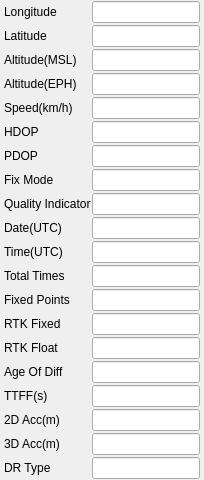
  <widget class="QDockWidget" name="rightDockWidget">
   <property name="font">
    <font>
     <family>Arial</family>
     <pointsize>9</pointsize>
    </font>
   </property>
   <property name="acceptDrops">
    <bool>true</bool>
   </property>
   <property name="features">
    <set>QDockWidget::AllDockWidgetFeatures</set>
   </property>
   <property name="allowedAreas">
    <set>Qt::LeftDockWidgetArea|Qt::RightDockWidgetArea</set>
   </property>
   <property name="windowTitle">
    <string>Data Dock</string>
   </property>
   <attribute name="dockWidgetArea">
    <number>2</number>
   </attribute>
   <widget class="QWidget" name="dockWidgetContents_2">
    <property name="sizePolicy">
     <sizepolicy hsizetype="Minimum" vsizetype="Preferred">
      <horstretch>0</horstretch>
      <verstretch>0</verstretch>
     </sizepolicy>
    </property>
    <layout class="QFormLayout" name="formLayout">
     <property name="horizontalSpacing">
      <number>1</number>
     </property>
     <property name="verticalSpacing">
      <number>2</number>
     </property>
     <property name="leftMargin">
      <number>4</number>
     </property>
     <property name="topMargin">
      <number>1</number>
     </property>
     <property name="rightMargin">
      <number>4</number>
     </property>
     <property name="bottomMargin">
      <number>1</number>
     </property>
     <item row="0" column="0">
      <widget class="QLabel" name="longitude_Label">
       <property name="font">
        <font>
         <family>Arial</family>
         <pointsize>9</pointsize>
        </font>
       </property>
       <property name="styleSheet">
        <string notr="true">border:0px</string>
       </property>
       <property name="text">
        <string>Longitude</string>
       </property>
      </widget>
     </item>
     <item row="0" column="1">
      <widget class="QLineEdit" name="longitude_LineEdit">
       <property name="sizePolicy">
        <sizepolicy hsizetype="Minimum" vsizetype="Fixed">
         <horstretch>0</horstretch>
         <verstretch>0</verstretch>
        </sizepolicy>
       </property>
       <property name="font">
        <font>
         <family>Arial</family>
         <pointsize>9</pointsize>
        </font>
       </property>
       <property name="readOnly">
        <bool>true</bool>
       </property>
      </widget>
     </item>
     <item row="1" column="0">
      <widget class="QLabel" name="latitude_Label">
       <property name="font">
        <font>
         <family>Arial</family>
         <pointsize>9</pointsize>
        </font>
       </property>
       <property name="styleSheet">
        <string notr="true">border:0px</string>
       </property>
       <property name="text">
        <string>Latitude</string>
       </property>
      </widget>
     </item>
     <item row="1" column="1">
      <widget class="QLineEdit" name="latitude_LineEdit">
       <property name="sizePolicy">
        <sizepolicy hsizetype="Minimum" vsizetype="Fixed">
         <horstretch>0</horstretch>
         <verstretch>0</verstretch>
        </sizepolicy>
       </property>
       <property name="font">
        <font>
         <family>Arial</family>
         <pointsize>9</pointsize>
        </font>
       </property>
       <property name="readOnly">
        <bool>true</bool>
       </property>
      </widget>
     </item>
     <item row="2" column="0">
      <widget class="QLabel" name="altitude_Label">
       <property name="font">
        <font>
         <family>Arial</family>
         <pointsize>9</pointsize>
        </font>
       </property>
       <property name="styleSheet">
        <string notr="true">border:0px</string>
       </property>
       <property name="text">
        <string>Altitude(MSL)</string>
       </property>
      </widget>
     </item>
     <item row="2" column="1">
      <widget class="QLineEdit" name="altitude_LineEdit">
       <property name="sizePolicy">
        <sizepolicy hsizetype="Minimum" vsizetype="Fixed">
         <horstretch>0</horstretch>
         <verstretch>0</verstretch>
        </sizepolicy>
       </property>
       <property name="font">
        <font>
         <family>Arial</family>
         <pointsize>9</pointsize>
        </font>
       </property>
       <property name="readOnly">
        <bool>true</bool>
       </property>
      </widget>
     </item>
     <item row="4" column="0">
      <widget class="QLabel" name="speed_Label">
       <property name="font">
        <font>
         <family>Arial</family>
         <pointsize>9</pointsize>
        </font>
       </property>
       <property name="styleSheet">
        <string notr="true">border:0px</string>
       </property>
       <property name="text">
        <string>Speed(km/h)</string>
       </property>
      </widget>
     </item>
     <item row="4" column="1">
      <widget class="QLineEdit" name="speed_LineEdit">
       <property name="sizePolicy">
        <sizepolicy hsizetype="Minimum" vsizetype="Fixed">
         <horstretch>0</horstretch>
         <verstretch>0</verstretch>
        </sizepolicy>
       </property>
       <property name="font">
        <font>
         <family>Arial</family>
         <pointsize>9</pointsize>
        </font>
       </property>
       <property name="readOnly">
        <bool>true</bool>
       </property>
      </widget>
     </item>
     <item row="5" column="0">
      <widget class="QLabel" name="hdop_Label">
       <property name="font">
        <font>
         <family>Arial</family>
         <pointsize>9</pointsize>
        </font>
       </property>
       <property name="styleSheet">
        <string notr="true">border:0px</string>
       </property>
       <property name="text">
        <string>HDOP</string>
       </property>
      </widget>
     </item>
     <item row="5" column="1">
      <widget class="QLineEdit" name="hDOP_LineEdit">
       <property name="sizePolicy">
        <sizepolicy hsizetype="Minimum" vsizetype="Fixed">
         <horstretch>0</horstretch>
         <verstretch>0</verstretch>
        </sizepolicy>
       </property>
       <property name="font">
        <font>
         <family>Arial</family>
         <pointsize>9</pointsize>
        </font>
       </property>
       <property name="readOnly">
        <bool>true</bool>
       </property>
      </widget>
     </item>
     <item row="6" column="0">
      <widget class="QLabel" name="pdop_Label">
       <property name="font">
        <font>
         <family>Arial</family>
         <pointsize>9</pointsize>
        </font>
       </property>
       <property name="styleSheet">
        <string notr="true">border:0px</string>
       </property>
       <property name="text">
        <string>PDOP</string>
       </property>
      </widget>
     </item>
     <item row="6" column="1">
      <widget class="QLineEdit" name="pDOP_LineEdit">
       <property name="sizePolicy">
        <sizepolicy hsizetype="Minimum" vsizetype="Fixed">
         <horstretch>0</horstretch>
         <verstretch>0</verstretch>
        </sizepolicy>
       </property>
       <property name="font">
        <font>
         <family>Arial</family>
         <pointsize>9</pointsize>
        </font>
       </property>
       <property name="readOnly">
        <bool>true</bool>
       </property>
      </widget>
     </item>
     <item row="7" column="0">
      <widget class="QLabel" name="label">
       <property name="enabled">
        <bool>true</bool>
       </property>
       <property name="font">
        <font>
         <family>Arial</family>
         <pointsize>9</pointsize>
        </font>
       </property>
       <property name="styleSheet">
        <string notr="true">border:0px</string>
       </property>
       <property name="text">
        <string>Fix Mode</string>
       </property>
      </widget>
     </item>
     <item row="7" column="1">
      <widget class="QLineEdit" name="lineEdit_fixMode">
       <property name="sizePolicy">
        <sizepolicy hsizetype="Minimum" vsizetype="Fixed">
         <horstretch>0</horstretch>
         <verstretch>0</verstretch>
        </sizepolicy>
       </property>
       <property name="font">
        <font>
         <family>Arial</family>
         <pointsize>9</pointsize>
        </font>
       </property>
       <property name="readOnly">
        <bool>true</bool>
       </property>
      </widget>
     </item>
     <item row="8" column="0">
      <widget class="QLabel" name="cep50_Label">
       <property name="font">
        <font>
         <family>Arial</family>
         <pointsize>9</pointsize>
        </font>
       </property>
       <property name="styleSheet">
        <string notr="true">border: 0px</string>
       </property>
       <property name="text">
        <string>Quality Indicator</string>
       </property>
      </widget>
     </item>
     <item row="8" column="1">
      <widget class="QLineEdit" name="QualityIndicator_LineEdit">
       <property name="sizePolicy">
        <sizepolicy hsizetype="Minimum" vsizetype="Fixed">
         <horstretch>0</horstretch>
         <verstretch>0</verstretch>
        </sizepolicy>
       </property>
       <property name="font">
        <font>
         <family>Arial</family>
         <pointsize>9</pointsize>
        </font>
       </property>
       <property name="readOnly">
        <bool>true</bool>
       </property>
      </widget>
     </item>
     <item row="9" column="0">
      <widget class="QLabel" name="worldTimeClock_Label_2">
       <property name="font">
        <font>
         <family>Arial</family>
         <pointsize>9</pointsize>
        </font>
       </property>
       <property name="styleSheet">
        <string notr="true">border:0px</string>
       </property>
       <property name="text">
        <string>Date(UTC)</string>
       </property>
       <property name="alignment">
        <set>Qt::AlignLeading|Qt::AlignLeft|Qt::AlignVCenter</set>
       </property>
      </widget>
     </item>
     <item row="9" column="1">
      <widget class="QLineEdit" name="date_LineEdit">
       <property name="sizePolicy">
        <sizepolicy hsizetype="Minimum" vsizetype="Fixed">
         <horstretch>0</horstretch>
         <verstretch>0</verstretch>
        </sizepolicy>
       </property>
       <property name="font">
        <font>
         <family>Arial</family>
         <pointsize>9</pointsize>
        </font>
       </property>
      </widget>
     </item>
     <item row="10" column="0">
      <widget class="QLabel" name="worldTimeClock_Label">
       <property name="font">
        <font>
         <family>Arial</family>
         <pointsize>9</pointsize>
        </font>
       </property>
       <property name="styleSheet">
        <string notr="true">border:0px</string>
       </property>
       <property name="text">
        <string>Time(UTC)</string>
       </property>
       <property name="alignment">
        <set>Qt::AlignLeading|Qt::AlignLeft|Qt::AlignVCenter</set>
       </property>
      </widget>
     </item>
     <item row="10" column="1">
      <widget class="QLineEdit" name="time_LineEdit">
       <property name="sizePolicy">
        <sizepolicy hsizetype="Minimum" vsizetype="Fixed">
         <horstretch>0</horstretch>
         <verstretch>0</verstretch>
        </sizepolicy>
       </property>
       <property name="font">
        <font>
         <family>Arial</family>
         <pointsize>9</pointsize>
        </font>
       </property>
       <property name="readOnly">
        <bool>true</bool>
       </property>
      </widget>
     </item>
     <item row="11" column="0">
      <widget class="QLabel" name="totalTimes_Label">
       <property name="font">
        <font>
         <family>Arial</family>
         <pointsize>9</pointsize>
        </font>
       </property>
       <property name="styleSheet">
        <string notr="true">border: 0 px solid gray ;</string>
       </property>
       <property name="text">
        <string>Total Times</string>
       </property>
       <property name="scaledContents">
        <bool>false</bool>
       </property>
      </widget>
     </item>
     <item row="11" column="1">
      <widget class="QLineEdit" name="totalTimes_LineEdit">
       <property name="sizePolicy">
        <sizepolicy hsizetype="Minimum" vsizetype="Fixed">
         <horstretch>0</horstretch>
         <verstretch>0</verstretch>
        </sizepolicy>
       </property>
       <property name="font">
        <font>
         <family>Arial</family>
         <pointsize>9</pointsize>
        </font>
       </property>
       <property name="readOnly">
        <bool>true</bool>
       </property>
      </widget>
     </item>
     <item row="12" column="0">
      <widget class="QLabel" name="fixedPoints_Label">
       <property name="font">
        <font>
         <family>Arial</family>
         <pointsize>9</pointsize>
        </font>
       </property>
       <property name="styleSheet">
        <string notr="true">border: 0 px solid gray ;</string>
       </property>
       <property name="text">
        <string>Fixed Points</string>
       </property>
       <property name="scaledContents">
        <bool>false</bool>
       </property>
      </widget>
     </item>
     <item row="12" column="1">
      <widget class="QLineEdit" name="fixedPoints_LineEdit">
       <property name="sizePolicy">
        <sizepolicy hsizetype="Minimum" vsizetype="Fixed">
         <horstretch>0</horstretch>
         <verstretch>0</verstretch>
        </sizepolicy>
       </property>
       <property name="font">
        <font>
         <family>Arial</family>
         <pointsize>9</pointsize>
        </font>
       </property>
       <property name="readOnly">
        <bool>true</bool>
       </property>
      </widget>
     </item>
     <item row="13" column="0">
      <widget class="QLabel" name="rtkFixedSolution_Label">
       <property name="font">
        <font>
         <family>Arial</family>
         <pointsize>9</pointsize>
        </font>
       </property>
       <property name="styleSheet">
        <string notr="true">border: 0 px solid gray ;</string>
       </property>
       <property name="text">
        <string>RTK Fixed</string>
       </property>
       <property name="scaledContents">
        <bool>false</bool>
       </property>
      </widget>
     </item>
     <item row="13" column="1">
      <widget class="QLineEdit" name="rtkFixedSoution_LineEdit">
       <property name="sizePolicy">
        <sizepolicy hsizetype="Minimum" vsizetype="Fixed">
         <horstretch>0</horstretch>
         <verstretch>0</verstretch>
        </sizepolicy>
       </property>
       <property name="font">
        <font>
         <family>Arial</family>
         <pointsize>9</pointsize>
        </font>
       </property>
       <property name="readOnly">
        <bool>true</bool>
       </property>
      </widget>
     </item>
     <item row="14" column="0">
      <widget class="QLabel" name="rtkFloatSolution_Label">
       <property name="font">
        <font>
         <family>Arial</family>
         <pointsize>9</pointsize>
        </font>
       </property>
       <property name="styleSheet">
        <string notr="true">border: 0 px solid gray ;</string>
       </property>
       <property name="text">
        <string>RTK Float</string>
       </property>
       <property name="scaledContents">
        <bool>false</bool>
       </property>
      </widget>
     </item>
     <item row="14" column="1">
      <widget class="QLineEdit" name="rtkFloatSoution_LineEdit">
       <property name="sizePolicy">
        <sizepolicy hsizetype="Minimum" vsizetype="Fixed">
         <horstretch>0</horstretch>
         <verstretch>0</verstretch>
        </sizepolicy>
       </property>
       <property name="font">
        <font>
         <family>Arial</family>
         <pointsize>9</pointsize>
        </font>
       </property>
       <property name="readOnly">
        <bool>true</bool>
       </property>
      </widget>
     </item>
     <item row="15" column="0">
      <widget class="QLabel" name="Label_AgeOfDiff">
       <property name="font">
        <font>
         <family>Arial</family>
         <pointsize>9</pointsize>
        </font>
       </property>
       <property name="styleSheet">
        <string notr="true">border: 0px</string>
       </property>
       <property name="text">
        <string>Age Of Diff</string>
       </property>
      </widget>
     </item>
     <item row="15" column="1">
      <widget class="QLineEdit" name="LineEdit_AgeOfDiff">
       <property name="sizePolicy">
        <sizepolicy hsizetype="Minimum" vsizetype="Fixed">
         <horstretch>0</horstretch>
         <verstretch>0</verstretch>
        </sizepolicy>
       </property>
       <property name="font">
        <font>
         <family>Arial</family>
         <pointsize>9</pointsize>
        </font>
       </property>
       <property name="readOnly">
        <bool>true</bool>
       </property>
      </widget>
     </item>
     <item row="16" column="0">
      <widget class="QLabel" name="cep50_Label_2">
       <property name="font">
        <font>
         <family>Arial</family>
         <pointsize>9</pointsize>
        </font>
       </property>
       <property name="styleSheet">
        <string notr="true">border: 0px</string>
       </property>
       <property name="text">
        <string>TTFF(s)</string>
       </property>
      </widget>
     </item>
     <item row="16" column="1">
      <widget class="QLineEdit" name="lastTTFF_LineEdit">
       <property name="sizePolicy">
        <sizepolicy hsizetype="Minimum" vsizetype="Fixed">
         <horstretch>0</horstretch>
         <verstretch>0</verstretch>
        </sizepolicy>
       </property>
       <property name="font">
        <font>
         <family>Arial</family>
         <pointsize>9</pointsize>
        </font>
       </property>
       <property name="readOnly">
        <bool>true</bool>
       </property>
      </widget>
     </item>
     <item row="17" column="0">
      <widget class="QLabel" name="lable_2d_acc">
       <property name="font">
        <font>
         <family>Arial</family>
         <pointsize>9</pointsize>
        </font>
       </property>
       <property name="styleSheet">
        <string notr="true">border: 0px</string>
       </property>
       <property name="text">
        <string>2D Acc(m)</string>
       </property>
      </widget>
     </item>
     <item row="17" column="1">
      <widget class="QLineEdit" name="LineEdit_2d_acc">
       <property name="sizePolicy">
        <sizepolicy hsizetype="Minimum" vsizetype="Fixed">
         <horstretch>0</horstretch>
         <verstretch>0</verstretch>
        </sizepolicy>
       </property>
       <property name="font">
        <font>
         <family>Arial</family>
         <pointsize>9</pointsize>
        </font>
       </property>
       <property name="readOnly">
        <bool>true</bool>
       </property>
      </widget>
     </item>
     <item row="18" column="0">
      <widget class="QLabel" name="label_3d_acc">
       <property name="font">
        <font>
         <family>Arial</family>
         <pointsize>9</pointsize>
        </font>
       </property>
       <property name="text">
        <string>3D Acc(m)</string>
       </property>
      </widget>
     </item>
     <item row="18" column="1">
      <widget class="QLineEdit" name="LineEdit_3d_acc">
       <property name="sizePolicy">
        <sizepolicy hsizetype="Minimum" vsizetype="Fixed">
         <horstretch>0</horstretch>
         <verstretch>0</verstretch>
        </sizepolicy>
       </property>
       <property name="font">
        <font>
         <family>Arial</family>
         <pointsize>9</pointsize>
        </font>
       </property>
       <property name="readOnly">
        <bool>true</bool>
       </property>
      </widget>
     </item>
     <item row="3" column="0">
      <widget class="QLabel" name="label_2">
       <property name="text">
        <string>Altitude(EPH)</string>
       </property>
      </widget>
     </item>
     <item row="3" column="1">
      <widget class="QLineEdit" name="lineEdit_EPH"/>
     </item>
     <item row="19" column="1">
      <widget class="QLineEdit" name="lineEdit_DR_Type"/>
     </item>
     <item row="19" column="0">
      <widget class="QLabel" name="label_DR_Type">
       <property name="text">
        <string>DR Type</string>
       </property>
      </widget>
     </item>
    </layout>
   </widget>
  </widget>
